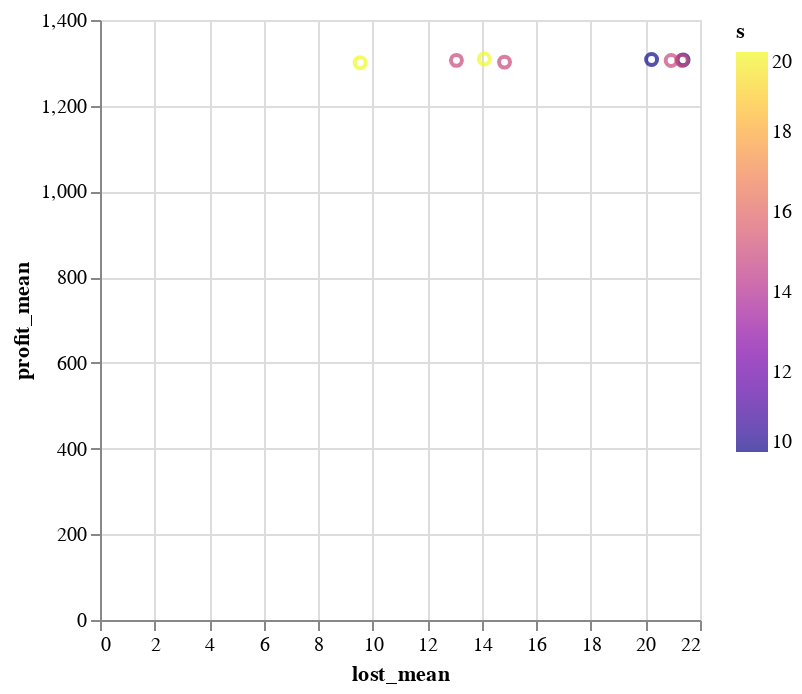

Here is the notebook cell this chart was saved with:
### Markdown cell above
We can see that the values s=15 and S=270 generate us a profit_mean=1305 less lost_mean=13.06, which could be our 2nd choice.  <br />
If we choose a slightly smaller profit_mean, we will also have a smaller lost_mean, which also seems to be a good result.

### Code cell
using VegaLite
filtered_df_1300 = filter(row -> row.profit_mean >= 1300, df)
filtered_df_1300 |> @vlplot(:point, x=:lost_mean, y=:profit_mean, color={:s, scale={scheme=:plasma}})

### Figure 1 — Vega-Lite specification as saved in the notebook (floating-point values rounded to 4 significant figures)
{"data": {"values": [{"N": 1000, "S": 250, "lost_mean": 21.38, "lost_std": 19.57, "m": 30, "profit_mean": 1307.0, "profit_std": 120.3, "s": 10}, {"N": 1000, "S": 260, "lost_mean": 20.23, "lost_std": 19.71, "m": 30, "profit_mean": 1308.0, "profit_std": 126.7, "s": 10}, {"N": 1000, "S": 170, "lost_mean": 21.34, "lost_std": 21.49, "m": 30, "profit_mean": 1305.0, "profit_std": 108.1, "s": 15}, {"N": 1000, "S": 180, "lost_mean": 20.94, "lost_std": 21.11, "m": 30, "profit_mean": 1306.0, "profit_std": 125.6, "s": 15}, {"N": 1000, "S": 260, "lost_mean": 14.83, "lost_std": 17.5, "m": 30, "profit_mean": 1302.0, "profit_std": 122.8, "s": 15}, {"N": 1000, "S": 270, "lost_mean": 13.07, "lost_std": 16.76, "m": 30, "profit_mean": 1306.0, "profit_std": 126.7, "s": 15}, {"N": 1000, "S": 180, "lost_mean": 14.09, "lost_std": 18.27, "m": 30, "profit_mean": 1309.0, "profit_std": 106.5, "s": 20}, {"N": 1000, "S": 270, "lost_mean": 9.54, "lost_std": 14.92, "m": 30, "profit_mean": 1300.0, "profit_std": 123.0, "s": 20}]}, "encoding": {"color": {"field": "s", "scale": {"scheme": "plasma"}, "type": "quantitative"}, "x": {"field": "lost_mean", "type": "quantitative"}, "y": {"field": "profit_mean", "type": "quantitative"}}, "mark": "point"}
